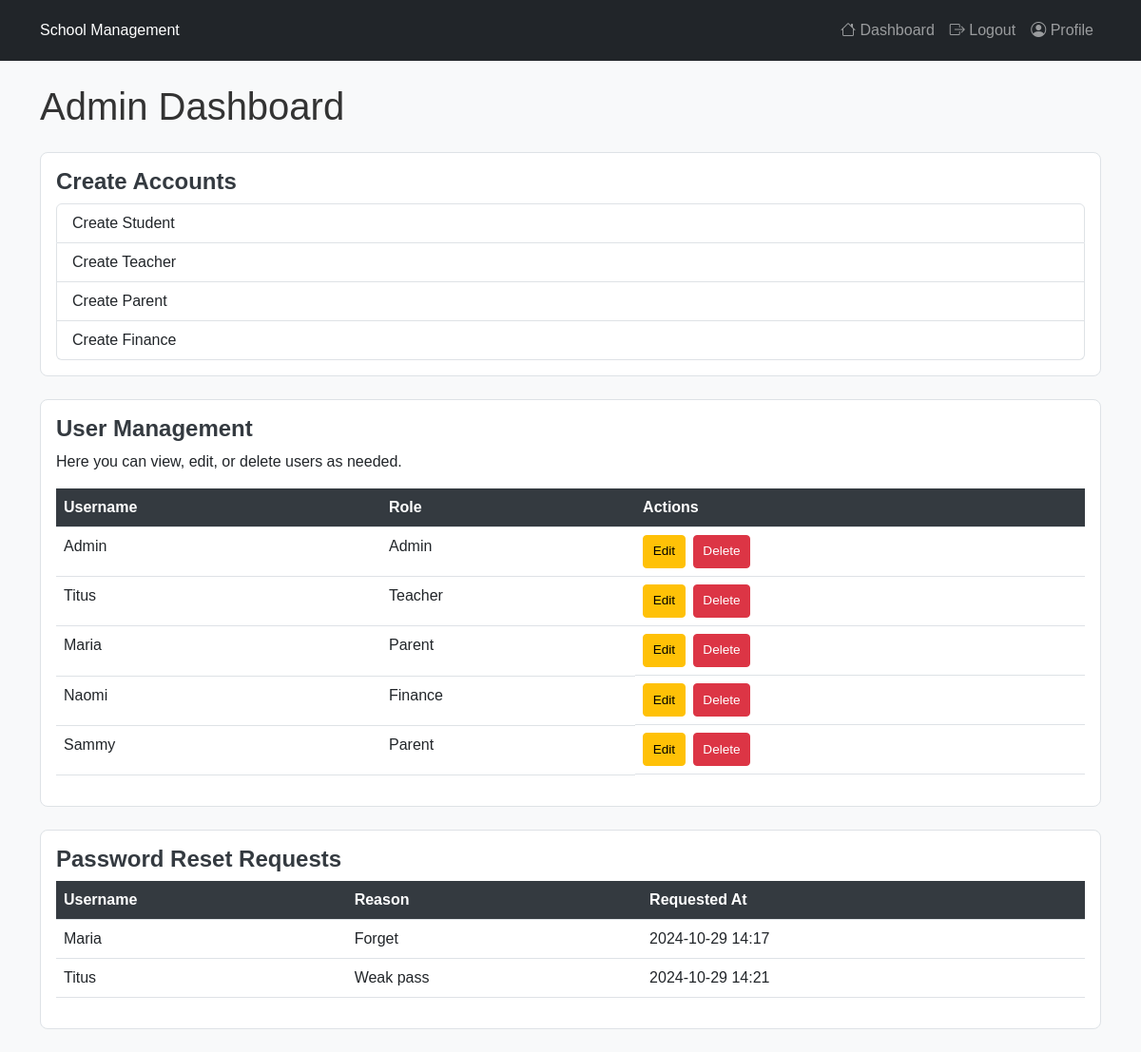
/admin/dashboard (signed in), run on an earlier commit of the app's database.
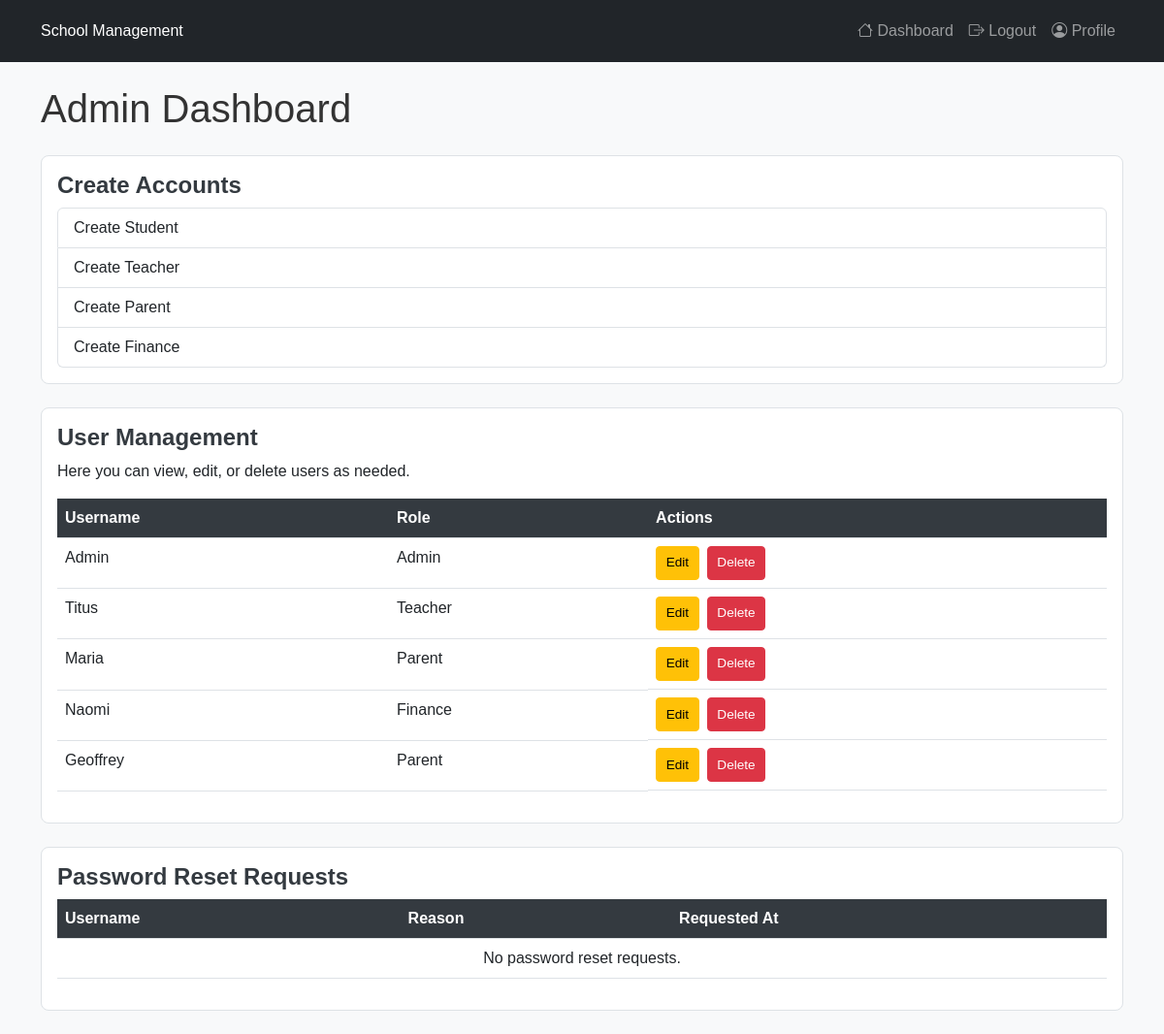
And on a later commit of the database.
### models.py (models this page shows, shortened)
class User(db.Model, UserMixin):
    id = db.Column(db.Integer, primary_key=True)
    username = db.Column(db.String(150), unique=True, nullable=False)
    password = db.Column(db.String(150), nullable=False)
    role = db.Column(db.String(50), nullable=False)  # Admin, Teacher, Parent, Finance
    child_id = db.Column(db.Integer, db.ForeignKey('student.id'), nullable=True)  # Only for Parent role

class PasswordResetRequest(db.Model):
    id = db.Column(db.Integer, primary_key=True)
    user_id = db.Column(db.Integer, db.ForeignKey('user.id'), nullable=False)  # Assuming you have a User model
    reason = db.Column(db.String(255), nullable=False)
    created_at = db.Column(db.DateTime, default=datetime.utcnow)
    user = db.relationship('User', backref='password_reset_requests')

### app.py (the view)
@app.route('/admin/dashboard')
@login_required
def admin_dashboard():
    if current_user.role != 'Admin':
        flash("Unauthorized access.", 'danger')
        return redirect(url_for('dashboard'))
    users = User.query.all()  # Fetch all users to display
    reset_requests = PasswordResetRequest.query.all()  # Fetch password reset requests
    return render_template('admin_dashboard.html', users=users, reset_requests=reset_requests)

### app.py (called while the page is built)
@login_manager.user_loader
def load_user(user_id):
    return User.query.get(int(user_id))

### templates/admin_dashboard.html
{% extends "base.html" %}
{% block content %}
<h1>Admin Dashboard</h1>
<div class="card my-4">
    <div class="card-body">
        <h5 class="card-title">Create Accounts</h5>
        <div class="list-group">
            <a href="{{ url_for('create_student') }}" class="list-group-item list-group-item-action">Create Student</a>
            <a href="{{ url_for('create_teacher') }}" class="list-group-item list-group-item-action">Create Teacher</a>
            <a href="{{ url_for('create_parent') }}" class="list-group-item list-group-item-action">Create Parent</a>
            <a href="{{ url_for('create_finance') }}" class="list-group-item list-group-item-action">Create Finance</a>
        </div>
    </div>
</div>
<div class="card my-4">
    <div class="card-body">
        <h5 class="card-title">User Management</h5>
        <p>Here you can view, edit, or delete users as needed.</p>
        <table class="table">
            <thead>
                <tr>
                    <th>Username</th>
                    <th>Role</th>
                    <th>Actions</th>
                </tr>
            </thead>
            <tbody>
                {% for user in users %}
                    <tr>
                        <td>{{ user.username }}</td>
                        <td>{{ user.role }}</td>
                        <td class="action-buttons">
                            <a href="{{ url_for('edit_user', user_id=user.id) }}" class="btn btn-warning btn-sm">Edit</a>
                            <form action="{{ url_for('delete_user', user_id=user.id) }}" method="POST" class="d-inline" onsubmit="return confirm('Are you sure you want to delete this user?');">
                                <button type="submit" class="btn btn-danger btn-sm">Delete</button>
                            </form>
                        </td>
                    </tr>
                {% endfor %}
            </tbody>
        </table>
    </div>
</div>
<div class="card my-4">
    <div class="card-body">
        <h5 class="card-title">Password Reset Requests</h5>
        <table class="table">
            <thead>
                <tr>
                    <th>Username</th>
                    <th>Reason</th>
                    <th>Requested At</th>
                </tr>
            </thead>
            <tbody>
                {% for request in reset_requests %}
                    <tr>
                        <td>{{ request.user.username }}</td>
                        <td>{{ request.reason if request.reason else 'No reason provided' }}</td>
                        <td>{{ request.created_at.strftime('%Y-%m-%d %H:%M') }}</td>
                    </tr>
                {% endfor %}
                {% if not reset_requests %}
                    <tr>
                        <td colspan="3" class="text-center">No password reset requests.</td>
                    </tr>
                {% endif %}
            </tbody>
        </table>
    </div>
</div>
{% endblock %}

What changed in the data, as far as the page shows it:
removed PasswordResetRequest: user.username "Maria", reason "Forget", created_at "2024-10-29 14:17"
removed PasswordResetRequest: user.username "Titus", reason "Weak pass", created_at "2024-10-29 14:21"
changed User: username "Sammy" → "Geoffrey"
Also different on the page:
text now shown: "No password reset requests."
